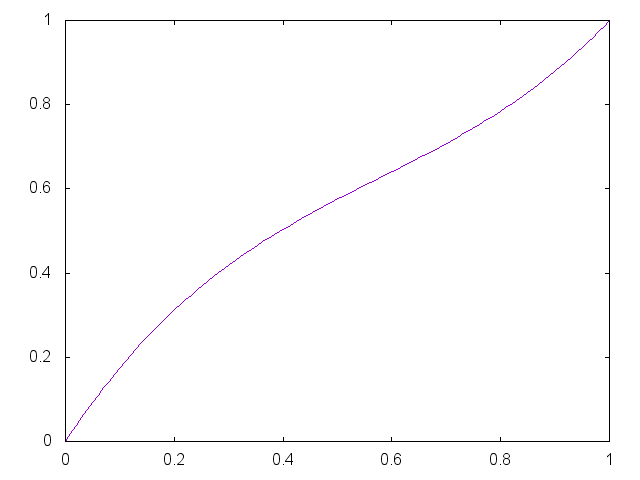

Here is the gnuplot script that generated this plot:


set term png

set output "generate/static/generate/bezier-0.65-0.55.png"
plot '-' smooth bezier notitle
0 0
0.33 0.65
0.67 0.55 
1 1
e

reset;
